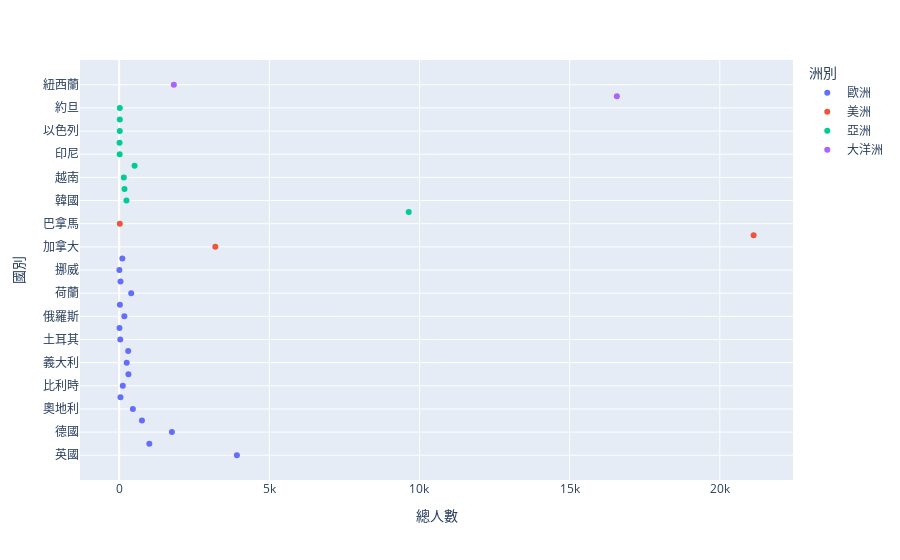

Source (notebook cell):
### Code cell
#106年各國出國人數分佈
good = pd.read_csv("good.csv",encoding='Big5') 

good105 = good.query('年度 == 106')
px.scatter(good105, x='總人數', y='國別', color="洲別")

### Figure 1 — Plotly figure (JSON) as saved in the notebook; plotly's stock layout.template omitted (floating-point values rounded to 4 significant figures)
{"data": [{"hovertemplate": "洲別=歐洲<br>總人數=%{x}<br>國別=%{y}<extra></extra>", "legendgroup": "歐洲", "marker": {"color": "#636efa", "symbol": "circle"}, "mode": "markers", "name": "歐洲", "orientation": "h", "showlegend": true, "type": "scatter", "x": [3920, 1004, 1755, 758, 456, 43, 120, 307, 250, 300, 36, 10, 172, 24, 400, 45, 7, 105], "xaxis": "x", "y": ["英國", "法國", "德國", "波蘭", "奧地利", "捷克", "比利時", "瑞士", "義大利", "西班牙", "土耳其", "愛爾蘭", "俄羅斯", "丹麥", "荷蘭", "芬蘭", "挪威", "瑞典"], "yaxis": "y"}, {"hovertemplate": "洲別=美洲<br>總人數=%{x}<br>國別=%{y}<extra></extra>", "legendgroup": "美洲", "marker": {"color": "#EF553B", "symbol": "circle"}, "mode": "markers", "name": "美洲", "orientation": "h", "showlegend": true, "type": "scatter", "x": [3202, 21127, 20], "xaxis": "x", "y": ["加拿大", "美國", "巴拿馬"], "yaxis": "y"}, {"hovertemplate": "洲別=亞洲<br>總人數=%{x}<br>國別=%{y}<extra></extra>", "legendgroup": "亞洲", "marker": {"color": "#00cc96", "symbol": "circle"}, "mode": "markers", "name": "亞洲", "orientation": "h", "showlegend": true, "type": "scatter", "x": [9642, 242, 176, 154, 513, 16, 13, 19, 21, 20], "xaxis": "x", "y": ["日本", "韓國", "泰國", "越南", "馬來西亞", "印尼", "印度", "以色列", "阿拉伯聯合大公國(杜拜地區)", "約旦"], "yaxis": "y"}, {"hovertemplate": "洲別=大洋洲<br>總人數=%{x}<br>國別=%{y}<extra></extra>", "legendgroup": "大洋洲", "marker": {"color": "#ab63fa", "symbol": "circle"}, "mode": "markers", "name": "大洋洲", "orientation": "h", "showlegend": true, "type": "scatter", "x": [16573, 1820], "xaxis": "x", "y": ["澳大利亞", "紐西蘭"], "yaxis": "y"}], "layout": {"legend": {"title": {"text": "洲別"}, "tracegroupgap": 0}, "margin": {"t": 60}, "xaxis": {"anchor": "y", "domain": [0, 1], "title": {"text": "總人數"}}, "yaxis": {"anchor": "x", "domain": [0, 1], "title": {"text": "國別"}}}}
